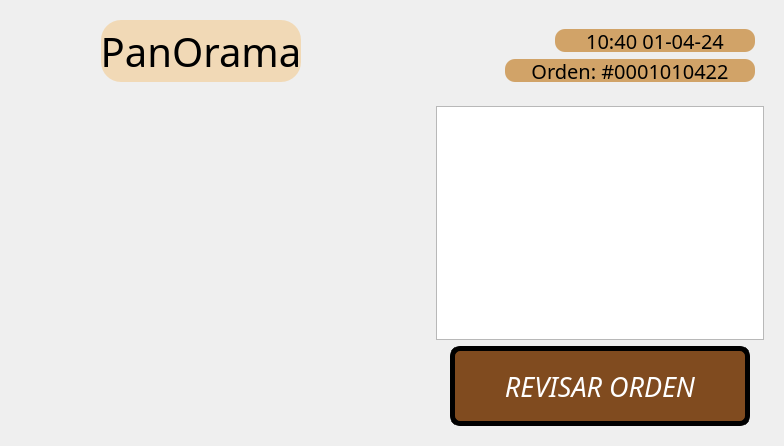
      <widget class="QWidget" name="Cam">
       <layout class="QVBoxLayout" name="verticalLayout_7">
        <item>
         <widget class="QWidget" name="widget_8" native="true">
          <property name="minimumSize">
           <size>
            <width>762</width>
            <height>80</height>
           </size>
          </property>
          <property name="maximumSize">
           <size>
            <width>16777215</width>
            <height>80</height>
           </size>
          </property>
          <layout class="QHBoxLayout" name="horizontalLayout_6">
           <item>
            <widget class="QLabel" name="label_3">
             <property name="minimumSize">
              <size>
               <width>75</width>
               <height>75</height>
              </size>
             </property>
             <property name="maximumSize">
              <size>
               <width>75</width>
               <height>75</height>
              </size>
             </property>
             <property name="text">
              <string/>
             </property>
             <property name="pixmap">
              <pixmap resource="resources/resources.qrc">:/Logo/bitmap.png</pixmap>
             </property>
            </widget>
           </item>
           <item>
            <widget class="QLabel" name="mark_label_3">
             <property name="minimumSize">
              <size>
               <width>200</width>
               <height>0</height>
              </size>
             </property>
             <property name="maximumSize">
              <size>
               <width>200</width>
               <height>80</height>
              </size>
             </property>
             <property name="font">
              <font>
               <family>Pacifico</family>
               <pointsize>30</pointsize>
               <italic>false</italic>
              </font>
             </property>
             <property name="styleSheet">
              <string notr="true">background-color: rgb(241, 217, 182);
border-radius: 20px;</string>
             </property>
             <property name="text">
              <string>PanOrama</string>
             </property>
             <property name="alignment">
              <set>Qt::AlignCenter</set>
             </property>
            </widget>
           </item>
           <item>
            <spacer name="horizontalSpacer_7">
             <property name="orientation">
              <enum>Qt::Horizontal</enum>
             </property>
             <property name="sizeHint" stdset="0">
              <size>
               <width>40</width>
               <height>20</height>
              </size>
             </property>
            </spacer>
           </item>
           <item alignment="Qt::AlignLeft|Qt::AlignVCenter">
            <widget class="QWidget" name="widget_9" native="true">
             <property name="layoutDirection">
              <enum>Qt::RightToLeft</enum>
             </property>
             <property name="autoFillBackground">
              <bool>false</bool>
             </property>
             <layout class="QVBoxLayout" name="verticalLayout_6">
              <property name="spacing">
               <number>15</number>
              </property>
              <item>
               <widget class="QLabel" name="time_label_1">
                <property name="minimumSize">
                 <size>
                  <width>200</width>
                  <height>23</height>
                 </size>
                </property>
                <property name="maximumSize">
                 <size>
                  <width>200</width>
                  <height>23</height>
                 </size>
                </property>
                <property name="font">
                 <font>
                  <family>Cascadia Mono</family>
                  <pointsize>15</pointsize>
                  <weight>50</weight>
                  <bold>false</bold>
                 </font>
                </property>
                <property name="styleSheet">
                 <string notr="true">background-color: rgb(209, 163, 104);
border-radius: 10px;</string>
                </property>
                <property name="text">
                 <string>10:40 01-04-24</string>
                </property>
                <property name="alignment">
                 <set>Qt::AlignCenter</set>
                </property>
                <property name="margin">
                 <number>0</number>
                </property>
                <property name="indent">
                 <number>5</number>
                </property>
               </widget>
              </item>
              <item>
               <widget class="QLabel" name="order_label_1">
                <property name="minimumSize">
                 <size>
                  <width>250</width>
                  <height>23</height>
                 </size>
                </property>
                <property name="maximumSize">
                 <size>
                  <width>250</width>
                  <height>23</height>
                 </size>
                </property>
                <property name="font">
                 <font>
                  <family>Cascadia Mono</family>
                  <pointsize>15</pointsize>
                 </font>
                </property>
                <property name="styleSheet">
                 <string notr="true">background-color: rgb(209, 163, 104);
border-radius: 10px;</string>
                </property>
                <property name="text">
                 <string>Orden: #0001010422</string>
                </property>
                <property name="alignment">
                 <set>Qt::AlignCenter</set>
                </property>
               </widget>
              </item>
             </layout>
            </widget>
           </item>
          </layout>
         </widget>
        </item>
        <item>
         <widget class="QWidget" name="widget_5" native="true">
          <layout class="QHBoxLayout" name="horizontalLayout_5">
           <item>
            <widget class="QWidget" name="widget_7" native="true">
             <layout class="QHBoxLayout" name="horizontalLayout_7">
              <property name="leftMargin">
               <number>0</number>
              </property>
              <property name="topMargin">
               <number>0</number>
              </property>
              <property name="rightMargin">
               <number>0</number>
              </property>
              <property name="bottomMargin">
               <number>0</number>
              </property>
              <item alignment="Qt::AlignHCenter">
               <widget class="QLabel" name="cam">
                <property name="minimumSize">
                 <size>
                  <width>410</width>
                  <height>320</height>
                 </size>
                </property>
                <property name="maximumSize">
                 <size>
                  <width>410</width>
                  <height>320</height>
                 </size>
                </property>
                <property name="font">
                 <font>
                  <family>MS Shell Dlg 2</family>
                 </font>
                </property>
                <property name="layoutDirection">
                 <enum>Qt::LeftToRight</enum>
                </property>
                <property name="styleSheet">
                 <string notr="true">QPixmap setFixedSize(pixmap.rect().size());
image: url(:/Imagenes/DOMI.jpeg);</string>
                </property>
                <property name="text">
                 <string/>
                </property>
                <property name="pixmap">
                 <pixmap resource="resources/resources.qrc">:/Imagenes/Donuts.png</pixmap>
                </property>
               </widget>
              </item>
              <item>
               <widget class="QWidget" name="widget_10" native="true">
                <property name="layoutDirection">
                 <enum>Qt::LeftToRight</enum>
                </property>
                <property name="styleSheet">
                 <string notr="true">QPushButton{
background-color: rgb(128, 75, 31);
border-style: solid;
border-color: black;
border-width: 5px;
border-radius: 10px;
color: white;
}

QPushButton:pressed {
border-style: inset;
border-width: 1px;
background-color: rgb(191, 143, 94);
color: white;
}</string>
                </property>
                <layout class="QVBoxLayout" name="verticalLayout_5">
                 <property name="leftMargin">
                  <number>0</number>
                 </property>
                 <property name="topMargin">
                  <number>0</number>
                 </property>
                 <property name="rightMargin">
                  <number>0</number>
                 </property>
                 <property name="bottomMargin">
                  <number>0</number>
                 </property>
                 <item>
                  <widget class="QListWidget" name="listWidget">
                   <property name="font">
                    <font>
                     <family>Cascadia Mono Light</family>
                     <pointsize>20</pointsize>
                    </font>
                   </property>
                  </widget>
                 </item>
                 <item>
                  <widget class="QWidget" name="widget_6" native="true">
                   <property name="font">
                    <font>
                     <italic>false</italic>
                    </font>
                   </property>
                   <layout class="QHBoxLayout" name="horizontalLayout_4">
                    <property name="leftMargin">
                     <number>0</number>
                    </property>
                    <property name="topMargin">
                     <number>0</number>
                    </property>
                    <property name="rightMargin">
                     <number>0</number>
                    </property>
                    <property name="bottomMargin">
                     <number>0</number>
                    </property>
                    <item>
                     <widget class="QPushButton" name="revisar_button">
                      <property name="minimumSize">
                       <size>
                        <width>300</width>
                        <height>80</height>
                       </size>
                      </property>
                      <property name="maximumSize">
                       <size>
                        <width>300</width>
                        <height>80</height>
                       </size>
                      </property>
                      <property name="font">
                       <font>
                        <family>Cascadia Mono</family>
                        <pointsize>20</pointsize>
                        <italic>true</italic>
                       </font>
                      </property>
                      <property name="styleSheet">
                       <string notr="true">QPushButton{
background-color: rgb(128, 75, 31);
border-style: solid;
border-color: black;
border-width: 5px;
border-radius: 10px;
color: white;
}

QPushButton:pressed {
border-style: inset;
border-width: 1px;
background-color: rgb(191, 143, 94);
color: white;
}</string>
                      </property>
                      <property name="text">
                       <string>REVISAR ORDEN</string>
                      </property>
                     </widget>
                    </item>
                   </layout>
                  </widget>
                 </item>
                </layout>
               </widget>
              </item>
             </layout>
            </widget>
           </item>
          </layout>
         </widget>
        </item>
       </layout>
      </widget>
